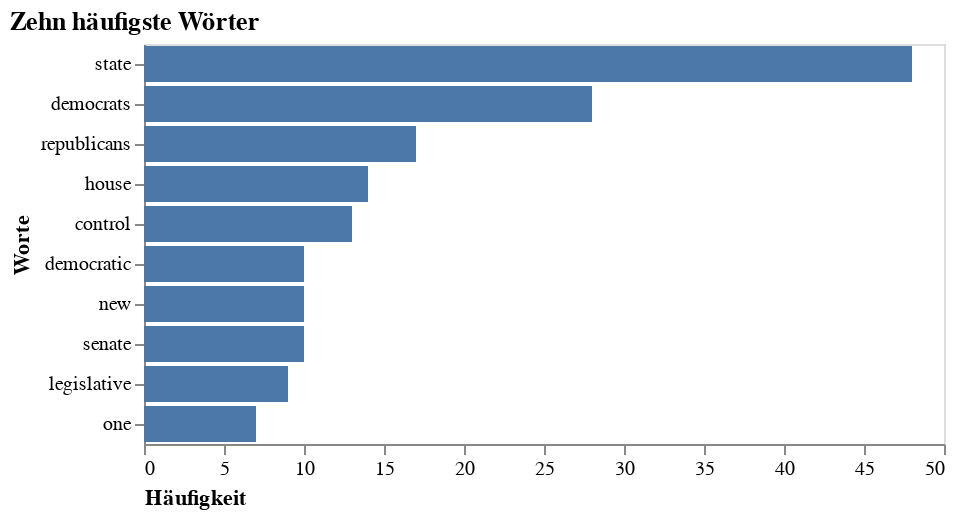

Notebook source saved alongside this figure:
### Code cell
alt.Chart(df_dist).mark_bar().encode(
    x=alt.X("value",
            axis=alt.Axis(title="Häufigkeit", titleAnchor="start", grid=False)),
    y=alt.Y("index", sort="-x", axis=alt.Axis(title="Worte", grid=False))
).properties(
    title="Zehn häufigste Wörter"
).configure_title(
    anchor="start"
)

### Figure 1 — Vega-Lite specification as saved in the notebook (floating-point values rounded to 4 significant figures)
{"config": {"view": {"continuousWidth": 400, "continuousHeight": 300}, "title": {"anchor": "start"}}, "data": {"name": "data-a16f4ac50a8d9d577adde98e53b7e434"}, "mark": "bar", "encoding": {"x": {"type": "quantitative", "axis": {"grid": false, "title": "Häufigkeit", "titleAnchor": "start"}, "field": "value"}, "y": {"type": "nominal", "axis": {"grid": false, "title": "Worte"}, "field": "index", "sort": "-x"}}, "title": "Zehn häufigste Wörter", "$schema": "https://vega.github.io/schema/vega-lite/v4.8.1.json", "datasets": {"data-a16f4ac50a8d9d577adde98e53b7e434": [{"index": "control", "value": 13}, {"index": "democratic", "value": 10}, {"index": "democrats", "value": 28}, {"index": "house", "value": 14}, {"index": "legislative", "value": 9}, {"index": "new", "value": 10}, {"index": "one", "value": 7}, {"index": "republicans", "value": 17}, {"index": "senate", "value": 10}, {"index": "state", "value": 48}]}}
